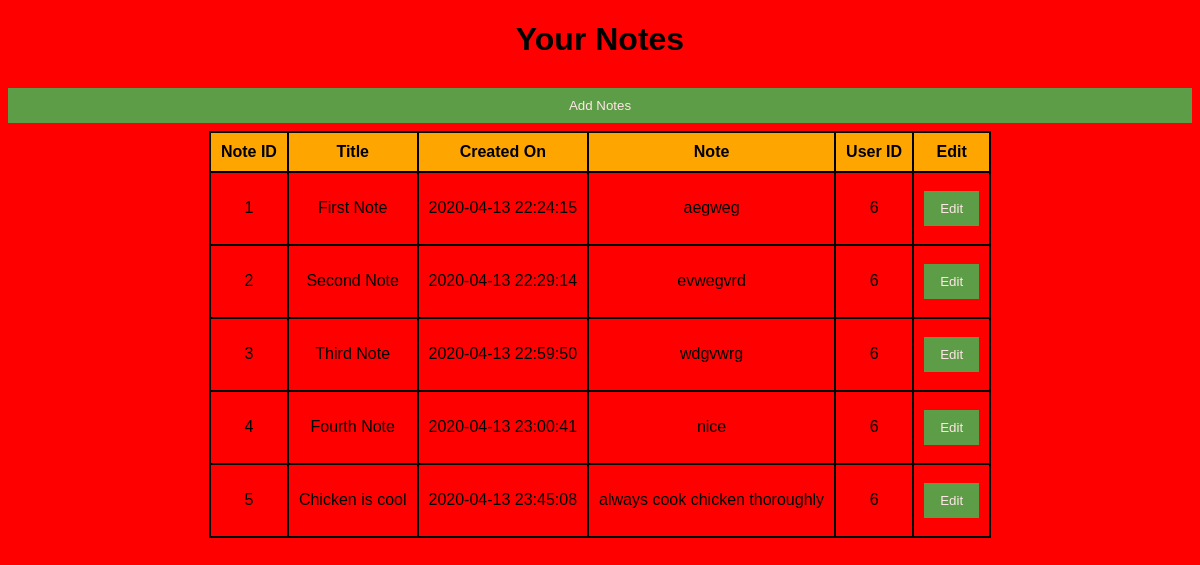
Page /notes.php (signed in) on the committed database.
### tables this page shows
CREATE TABLE IF NOT EXISTS `personal_notes` (
  `PersonalNotes_ID` int(11) NOT NULL AUTO_INCREMENT,
  `Title` varchar(255) NOT NULL,
  `Date` datetime NOT NULL DEFAULT CURRENT_TIMESTAMP,
  `Description` varchar(255) NOT NULL,
  `User_ID` int(11) NOT NULL,
  PRIMARY KEY (`PersonalNotes_ID`),
  KEY `User_ID` (`User_ID`)
);

### notes.php (the view, shortened to what this page needs)
<!DOCTYPE html PUBLIC "-//W3C//DTD XHTML 1.0 Transitional//EN" "http://www.w3.org/TR/xhtml1/DTD/xhtml1-transitional.dtd">
<html lang="en" dir="ltr">
  <head>
    <link rel="stylesheet" type="text/css" href="style.css">
  </head>
  <body>
    <center>
      <h1>Your Notes</h1>
      <table cellpadding='10px' border="1" style="text-align:center; border-collapse: collapse">
    <tr bgcolor="orange">
    <th>Note ID</th>
    <th>Title</th>
    <th>Created On</th>
    <th>Note</th>
    <th>User ID</th>
    <th>Edit</th>
    </tr>
    <?php
    $uid=$_SESSION['id'];
    include ("conn.php");
    $sql = "Select * from personal_notes where User_ID = $uid";
    $result = mysqli_query ($conn,$sql);
    echo "<a href='addnotes.php?id=$uid'><button>Add Notes</button></a>" ;
    while ($rows = mysqli_fetch_array($result))
    {
      echo "<tr>";
      echo "<td>". $rows['PersonalNotes_ID']."</td>";
      echo "<td>". $rows['Title']."</td>";
      echo "<td>". $rows['Date']."</td>";
      echo "<td>". $rows['Description']."</td>";
      echo "<td>". $rows['User_ID']."</td>";
      echo "<td><a href='privatenotes.php?id=".$rows['PersonalNotes_ID']."'><button>Edit</button></a></td>";
      echo "</tr>";
    }
    ?>

### Style/Style.css (style rules this page uses)
body { font-family: Arial, Helvetica, sans-serif; background-color:red; height:auto; }
* { box-sizing: border-box; }
button { background-color: #4CAF50; color: white; padding: 10px 16px; margin: 8px 0; border: none; cursor: pointer; width: 100%; opacity: 0.9; }
table,td,tr,th { border:2px solid black; color:black; }
table { height:100%; }

### rows in the picture
personal_notes: PersonalNotes_ID "1", Title "First Note", Date "2020-04-13 22:24:15", Description "aegweg", User_ID "6"
personal_notes: PersonalNotes_ID "2", Title "Second Note", Date "2020-04-13 22:29:14", Description "evwegvrd", User_ID "6"
personal_notes: PersonalNotes_ID "3", Title "Third Note", Date "2020-04-13 22:59:50", Description "wdgvwrg", User_ID "6"
personal_notes: PersonalNotes_ID "4", Title "Fourth Note", Date "2020-04-13 23:00:41", Description "nice", User_ID "6"
personal_notes: PersonalNotes_ID "5", Title "Chicken is cool", Date "2020-04-13 23:45:08", Description "always cook chicken thoroughly", User_ID "6"
